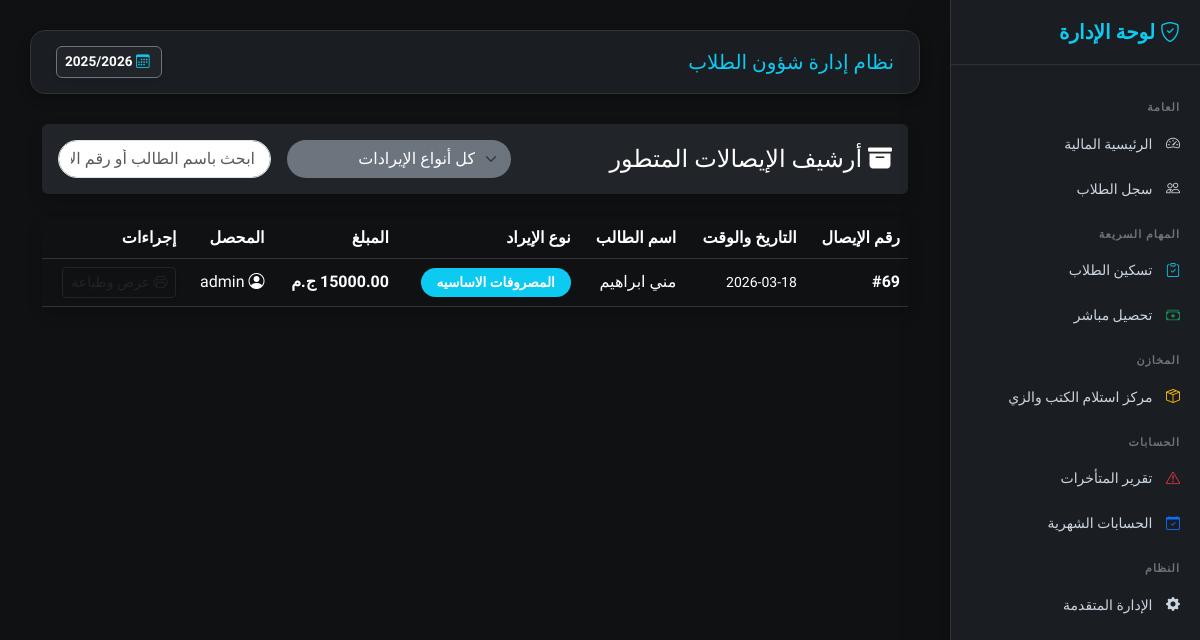
/finance/payments-archive/, run on an earlier commit of the app's database.
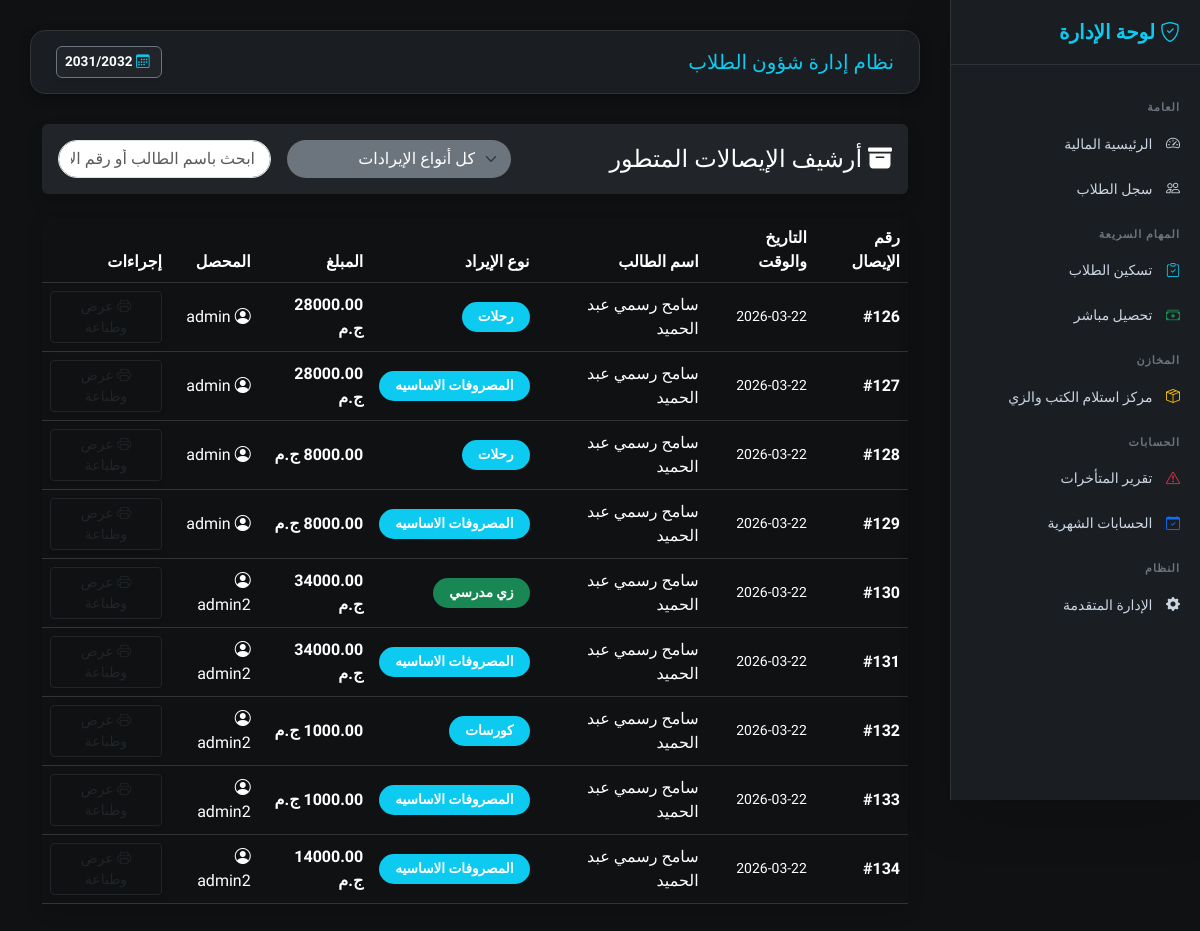
And on a later commit of the database.
### finance/models.py (models this page shows, shortened)
class AcademicYear(models.Model):
    name = models.CharField(max_length=20)  # مثال: 2025/2026
    is_active = models.BooleanField(default=False)

class Payment(models.Model):
    installment = models.ForeignKey(
        'StudentInstallment',
        on_delete=models.CASCADE,
        related_name="payments",
        null=True,
        blank=True,
        help_text="اتركه فارغاً للإيرادات الحرة"
    )
    student = models.ForeignKey(
        "students.Student",
        on_delete=models.CASCADE,
        related_name="all_payments",
        null=True,
        blank=True
    )
    revenue_category = models.ForeignKey(
        'RevenueCategory',
        on_delete=models.PROTECT,
        null=True,
        blank=False,
        verbose_name="فئة الإيراد"
    )
    academic_year = models.ForeignKey(
        'AcademicYear',
        on_delete=models.CASCADE,
        null=True,
        blank=True,
        verbose_name="السنة الدراسية"
    )
    amount_paid = models.DecimalField(
        max_digits=10,
        decimal_places=2,
        verbose_name="المبلغ المدفوع"
    )
    payment_date = models.DateField(
        default=timezone.now,
        verbose_name="تاريخ الدفع"
    )
    collected_by = models.ForeignKey(
        User,
        on_delete=models.SET_NULL,
        null=True,
        blank=True,
        related_name="collected_payments",
        verbose_name="المحصل (الموظف)"
    )
    is_closed = models.BooleanField(
        default=False,
        verbose_name="تم تقفيل الخزينة"
    )
    closure = models.ForeignKey(
        'DailyClosure',
        on_delete=models.SET_NULL,
        null=True,
        blank=True,
        related_name="payments",
        verbose_name="رقم الجرد/الإغلاق"
    )
    notes = models.TextField(null=True, blank=True, verbose_name="ملاحظات إضافية")
    class Meta:
        verbose_name = "عملية دفع"
        verbose_name_plural = "عمليات الدفع"
        ordering = ['-payment_date', '-id']

class RevenueCategory(models.Model):
    name = models.CharField(max_length=100, verbose_name="اسم الفئة")
    parent = models.ForeignKey(
        'self',
        on_delete=models.CASCADE,
        null=True,
        blank=True,
        related_name='subcategories', # ممتاز: يعبر عن الفئات التابعة
        verbose_name="الفئة الرئيسية"
    )
    class Meta:
        verbose_name = "فئة إيراد"
        verbose_name_plural = "فئات الإيرادات"

### students/models.py (models this page shows, shortened)
class Student(models.Model):
    RELIGION_CHOICES = [("Muslim", "مسلم"), ("Christian", "مسيحي")]
    STATUS_CHOICES = [("New", "مستجد"), ("Transferred", "منقول"), ("Home", "عمال"), ("Promoted", "ناجح ومنقول")]
    GENDER_CHOICES = [('Male', 'ذكر'), ('Female', 'أنثى')]
    SPECIALIZATION_CHOICES = [
        ("General", "شعبة عامة"), ("Restaurant", "مطعم"), ("Kitchen", "مطبخ"),
        ("Guidance", "ارشاد"), ("Internal", "اشراف داخلي"), ("Computer", "حاسب الي"),
    ]
    image = models.ImageField("صورة الطالب", upload_to="students/", null=True, blank=True)
    registration_number = models.CharField("رقم القيد", max_length=50, blank=True, null=True)
    first_name = models.CharField("الاسم الأول", max_length=100)
    last_name = models.CharField("اسم العائلة", max_length=100)
    national_id_validator = RegexValidator(
        regex=r'^\d{14}$',
        message="الرقم القومي يجب أن يتكون من 14 رقماً فقط."
    )
    national_id = models.CharField(
        "الرقم القومي",
        max_length=14,
        validators=[national_id_validator],
        unique=True,
        null=True, blank=True
    )
    student_code = models.CharField("كود الطالب", max_length=20, unique=True, editable=False, blank=True, null=True)
    date_of_birth = models.DateField("تاريخ الميلاد", null=True, blank=True)
    birth_place = models.CharField("محل الميلاد", max_length=150, blank=True, null=True)
    gender = models.CharField(
        "النوع",
        max_length=10,
        choices=GENDER_CHOICES,
        null=True,
        blank=True
    )
    religion = models.CharField("الديانة", max_length=20, choices=RELIGION_CHOICES, null=True, blank=True)
    nationality = models.CharField("الجنسية", max_length=100, default="مصري", null=True, blank=True)
    address = models.TextField("العنوان", blank=True, null=True)
    mother_name = models.CharField("اسم الأم", max_length=150, null=True, blank=True)
    phone = models.CharField("رقم التليفون", max_length=20, null=True, blank=True)
    enrollment_status = models.CharField("حالة القيد", max_length=20, choices=STATUS_CHOICES, null=True, blank=True)
    integration_status = models.BooleanField("موقف الدمج", default=False, null=True, blank=True)
    specialization = models.CharField("التخصص", max_length=30, choices=SPECIALIZATION_CHOICES, blank=True, null=True)
    previous_debt = models.DecimalField("مديونية سابقة مرحلة", max_digits=10, decimal_places=2, default=0)
    last_promotion_date = models.DateField(null=True, blank=True)
    grade = models.ForeignKey("students.Grade", on_delete=models.PROTECT, null=True, verbose_name="الصف الدراسي")
    classroom = models.ForeignKey("students.Classroom", on_delete=models.SET_NULL, null=True, blank=True, verbose_name="الفصل")
    academic_year = models.ForeignKey("finance.AcademicYear", on_delete=models.CASCADE, verbose_name="السنة الدراسية", related_name="students")
    is_active = models.BooleanField("نشط", default=True)
    created_at = models.DateTimeField(auto_now_add=True)
    class Meta:
        ordering = ["-created_at"]
        verbose_name = "طالب"
        verbose_name_plural = "الطلاب"
    def get_full_name(self):
        first = self.first_name if self.first_name else ""
        last = self.last_name if self.last_name else ""
        full = f"{first} {last}".strip()
        return full if full else f"طالب رقم {self.student_code}"

### finance/views.py (the view)
# urls.py: path('payments-archive/', views.payments_archive, name='payments_archive'),
def payments_archive(request):
    category_name = request.GET.get('cat')
    payments = Payment.objects.all().order_by('-payment_date')
    categories = RevenueCategory.objects.all()
    if category_name:
        payments = payments.filter(revenue_category__name__icontains=category_name)
    total_archived = payments.aggregate(Sum('amount_paid'))['amount_paid__sum'] or 0
    today_count = payments.filter(payment_date=timezone.now().date()).count()
    return render(request, 'finance/payments_archive.html', {
        'payments': payments,
        'categories': categories,
        'total_archived': total_archived,
        'today_count': today_count,
        'selected_category': category_name
    })

### config/context_processors.py (called while the page is built)
def active_academic_year(request): # تأكد أن هذا هو نفس الاسم
    active_year = AcademicYear.objects.filter(is_active=True).first()
    return {'active_year': active_year}

### finance/templates/finance/payments_archive.html (shortened to what this page needs)
{% extends 'base.html' %}
{% block content %}
<div class="container-fluid mt-4" dir="rtl text-right">
    <div class="row mb-4 text-right">
        <div class="col-md-12">
            <div class="card shadow border-0 bg-dark text-white">
                <div class="card-body d-flex justify-content-between align-items-center flex-wrap">
                    <h4 class="m-0 font-weight-bold"><i class="bi bi-archive-fill ml-2"></i> أرشيف الإيصالات المتطور</h4>
                    <div class="d-flex gap-2 mt-2 mt-md-0">
                        <select id="categoryFilter" class="form-select bg-secondary text-white border-0 mx-2" onchange="filterPayments()">
                            <option value="all">كل أنواع الإيرادات</option>
                        </select>
                        <input type="text" id="searchInput" class="form-control" placeholder="ابحث باسم الطالب أو رقم الإيصال..." onkeyup="filterPayments()">
                    </div>
                </div>
            </div>
        </div>
    </div>
    <div class="card shadow border-0 text-right">
        <div class="card-body p-0">
            <div class="table-responsive">
                <table class="table table-hover align-middle mb-0" id="paymentsTable">
                    <thead class="bg-light text-dark">
                        <tr>
                            <th>رقم الإيصال</th>
                            <th>التاريخ والوقت</th>
                            <th>اسم الطالب</th>
                            <th>نوع الإيراد</th>
                            <th>المبلغ</th>
                            <th>المحصل</th>
                            <th>إجراءات</th>
                        </tr>
                    </thead>
                    <tbody>
                        {% for p in payments %}
                        <tr class="payment-row" data-category="{{ p.revenue_category.name }}">
                            <td class="fw-bold text-primary">#{{ p.id }}</td>
                            <td class="small text-muted">{{ p.payment_date|date:"Y-m-d" }} <br> {{ p.payment_date|time:"H:i" }}</td>
                            <td class="font-weight-bold text-dark">{{ p.student.get_full_name }}</td>
                            <td>
                                <span class="badge rounded-pill
                                    {% if 'باص' in p.revenue_category.name %}bg-warning text-dark
                                    {% elif 'تعليم' in p.revenue_category.name %}bg-primary
                                    {% elif 'زي' in p.revenue_category.name %}bg-success
                                    {% elif 'اضافيه' in p.revenue_category.name %}bg-danger
                                    {% else %}bg-info{% endif %} p-2 px-3">
                                    {{ p.revenue_category.name }}
                                </span>
                            </td>
                            <td class="fw-bold text-dark">{{ p.amount_paid }} ج.م</td>
                            <td><i class="bi bi-person-circle ml-1"></i> {{ p.collected_by.username }}</td>
                            <td>
                                <button class="btn btn-outline-dark btn-sm shadow-sm" onclick="viewReceipt({{ p.id }})">
                                    <i class="bi bi-printer ml-1"></i> عرض وطباعة
                                </button>
                            </td>
                        </tr>
                        {% endfor %}
                    </tbody>
                </table>
            </div>
        </div>
    </div>
</div>
{% endblock %}

### finance/templates/base.html (shortened to what this page needs)
{% load static %}
<!DOCTYPE html>
<html lang="ar" dir="rtl">
<head>
    <link href="https://cdn.jsdelivr.net/npm/bootstrap@5.3.2/dist/css/bootstrap.min.css" rel="stylesheet">
    <link href="https://cdn.jsdelivr.net/npm/bootstrap-icons/font/bootstrap-icons.css" rel="stylesheet">
    <link href="https://cdn.jsdelivr.net/npm/select2@4.1.0-rc.0/dist/css/select2.min.css" rel="stylesheet" />
    <link rel="stylesheet" href="https://cdn.jsdelivr.net/npm/select2-bootstrap-5-theme@1.3.0/dist/select2-bootstrap-5-theme.min.css" />
</head>
<body>
<div class="sidebar shadow-lg">
    {% if student and student.id %}
        <h5><i class="bi bi-person-badge"></i> ملف الطالب</h5>
        <div class="text-center mb-4 px-3">
            <span class="d-block fw-bold text-white fs-5">{{ student.get_full_name }}</span>
            <small class="badge bg-info text-dark mt-2 px-3">{{ student.academic_year.name }}</small>
        </div>
        <div class="section-title">العمليات المالية</div>
        <a href="{% url 'assign_plan_with_id' student.id %}">
            <i class="bi bi-calendar-check text-info"></i> تسكين برنامج مالي
        </a>
        <a href="{% url 'quick_collection' %}?student_id={{ student.id }}">
            <i class="bi bi-cash-stack text-success"></i> تحصيل المصاريف
        </a>
        <a href="{% url 'student_inventory_view' student.id %}"
           class="{% if request.resolver_match.url_name == 'student_inventory_view' %}active-link{% endif %}">
            <i class="bi bi-box-seam text-warning"></i> تسليم الكتب والزي
        </a>
        <div class="section-title">تقارير وشهادات</div>
        <a href="javascript:void(0);" onclick="printEnrollmentCertificate()" class="admin-action-btn mt-2" style="color: #ffc107; border-color: rgba(255,193,7,0.3);">
            <i class="bi bi-printer"></i> طباعة شهادة قيد
        </a>
        <a href="{% url 'student_list' %}" class="text-info text-center d-block mt-4 border-top border-secondary pt-3 mx-3">
            <i class="bi bi-arrow-right-circle"></i> العودة للسجل العام
        </a>
    {% else %}
        <h5><i class="bi bi-shield-check"></i> لوحة الإدارة</h5>
        <div class="section-title">العامة</div>
        <a href="{% url 'finance_dashboard' %}"><i class="bi bi-speedometer2"></i> الرئيسية المالية</a>
        <a href="{% url 'student_list' %}"><i class="bi bi-people"></i> سجل الطلاب</a>
        <div class="section-title">المهام السريعة</div>
        <a href="{% url 'assign_plan' %}"><i class="bi bi-clipboard-check text-info"></i> تسكين الطلاب</a>
        <a href="{% url 'quick_collection' %}"><i class="bi bi-cash-stack text-success"></i> تحصيل مباشر</a>
        <div class="section-title">المخازن</div>
        <a href="{% url 'student_list' %}"><i class="bi bi-box-seam text-warning"></i> مركز استلام الكتب والزي</a>
        <div class="section-title">الحسابات</div>
        <a href="{% url 'overdue_report' %}"><i class="bi bi-exclamation-triangle text-danger"></i> تقرير المتأخرات</a>
        <a href="{% url 'close_month' %}"><i class="bi bi-calendar-check text-primary"></i> الحسابات الشهرية</a>
        <div class="section-title">النظام</div>
        <a href="/admin/" target="_blank"><i class="bi bi-gear-fill"></i> الإدارة المتقدمة</a>
    {% endif %}
    </div>
<div class="main-content">
    <div class="top-navbar d-flex justify-content-between align-items-center">
        <h5 class="mb-0 text-info">{% block page_title %}نظام إدارة شؤون الطلاب{% endblock %}</h5>
        <div class="d-flex align-items-center">
            <span class="badge bg-dark border border-secondary p-2 shadow-sm">
                <i class="bi bi-calendar3 me-1 text-info"></i>
                {{ active_year.name|default:"لم يتم تحديد سنة" }}
            </span>
        </div>
    </div>
    {% block content %}{% endblock %}
</div>
</body>
</html>

What changed in the data, as far as the page shows it:
no longer on this page (row edited): AcademicYear: name "2025/2026"
removed Payment: id "69", payment_date "2026-03-18", student.get_full_name "مني ابراهيم", revenue_category.name "المصروفات الاساسيه", amount_paid "15000.00", collected_by.username "admin"
now on this page (row edited): AcademicYear: name "2031/2032"
added Payment: id "126", payment_date "2026-03-22", student.get_full_name "سامح رسمي عبد الحميد", revenue_category.name "رحلات", amount_paid "28000.00", collected_by.username "admin"
added Payment: id "127", payment_date "2026-03-22", student.get_full_name "سامح رسمي عبد الحميد", revenue_category.name "المصروفات الاساسيه", amount_paid "28000.00", collected_by.username "admin"
added Payment: id "128", payment_date "2026-03-22", student.get_full_name "سامح رسمي عبد الحميد", revenue_category.name "رحلات", amount_paid "8000.00", collected_by.username "admin"
added Payment: id "129", payment_date "2026-03-22", student.get_full_name "سامح رسمي عبد الحميد", revenue_category.name "المصروفات الاساسيه", amount_paid "8000.00", collected_by.username "admin"
added Payment: id "130", payment_date "2026-03-22", student.get_full_name "سامح رسمي عبد الحميد", revenue_category.name "زي مدرسي", amount_paid "34000.00", collected_by.username "admin2"
added Payment: id "131", payment_date "2026-03-22", student.get_full_name "سامح رسمي عبد الحميد", revenue_category.name "المصروفات الاساسيه", amount_paid "34000.00", collected_by.username "admin2"
added Payment: id "132", payment_date "2026-03-22", student.get_full_name "سامح رسمي عبد الحميد", revenue_category.name "كورسات", amount_paid "1000.00", collected_by.username "admin2"
added Payment: id "133", payment_date "2026-03-22", student.get_full_name "سامح رسمي عبد الحميد", revenue_category.name "المصروفات الاساسيه", amount_paid "1000.00", collected_by.username "admin2"
added Payment: id "134", payment_date "2026-03-22", student.get_full_name "سامح رسمي عبد الحميد", revenue_category.name "المصروفات الاساسيه", amount_paid "14000.00", collected_by.username "admin2"
